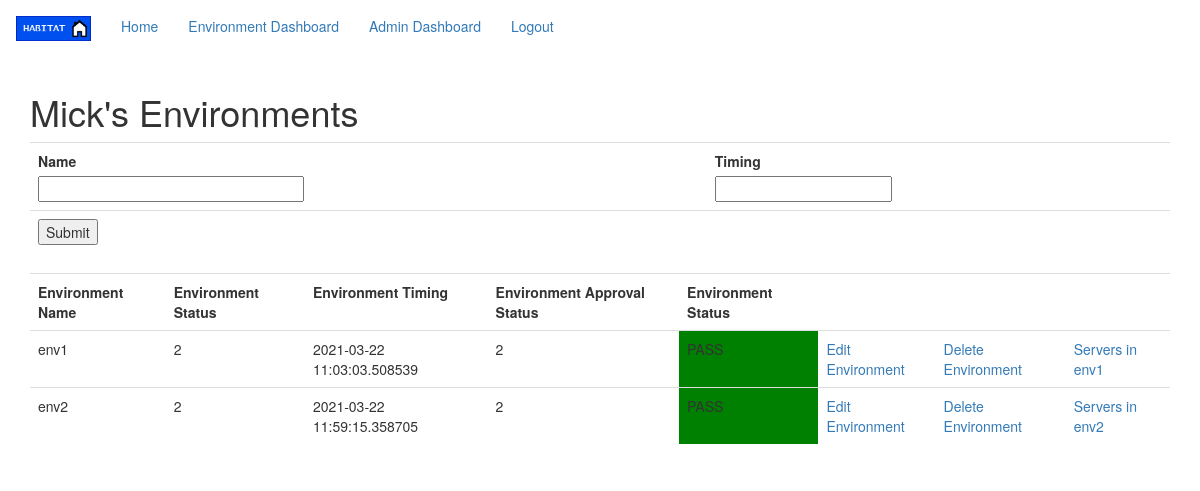
The page /environments/5 (signed in) on the database as committed earlier.
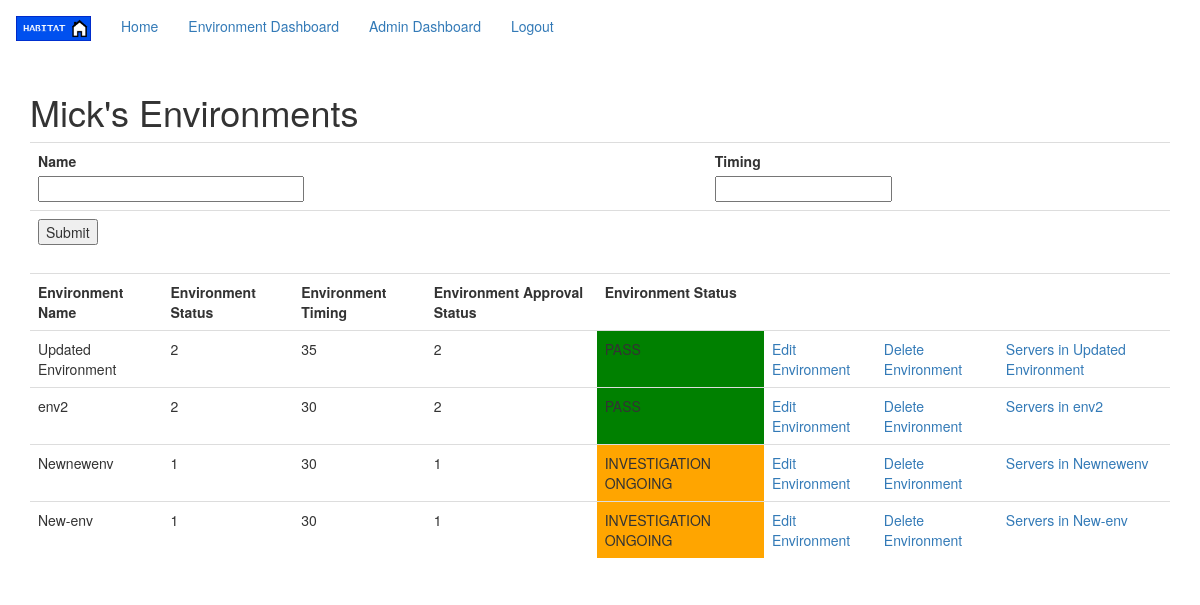
The same page on the database as committed later.
### app/models/Environment.py (models this page shows, shortened)
class Environment(db.Model):
    id = db.Column(db.Integer, primary_key=True)
    name = db.Column(db.String(120), index=True, unique=True)
    env_status = db.Column(db.Integer, index=True, default=1)
    status_timestamp = db.Column(db.DateTime, index=True, default=datetime.utcnow)
    approval_status = db.Column(db.Integer, index=True, default=1)
    approval_timestamp = (db.Column(db.DateTime, index=True, default=datetime.utcnow))
    timing = (db.Column(db.Integer, default=30))
    user_id_fk = db.Column(db.Integer, db.ForeignKey('user.id'))
    servers = db.relationship('Server', backref='server_in_env', lazy='dynamic')

### app/routes.py (the view)
@app.route('/environments/<id>', methods=["GET", "POST"])
@login_required
def environments(id):
    user = User.query.filter_by(id=id).first_or_404()
    environments = Environment.query.filter_by(user_id_fk=id).all()
    environment_id = environments[0].__dict__["id"]
    servers = Server.query.filter_by(env_id_fk=environment_id).all()
    form = EnvironmentForm()
    if form.validate_on_submit():
        environment = Environment(name=form.name.data, timing=form.timing.data, user_id_fk=id)
        db.session.add(environment)
        db.session.commit()
        flash('Congratulations, your environment has been added!')
        return redirect(url_for('environments', id=id))
    return render_template('environments.html', user=user, environments=environments, servers=servers, form=form)

### app/views/EnvironmentForm.py
class EnvironmentForm(FlaskForm):
    name = StringField('Name', validators=[DataRequired()])
    timing = IntegerField('Timing', validators=[DataRequired()])
    submit = SubmitField('Submit')

### app/models/User.py (called while the page is built)
    @login.user_loader
    def load_user(id):
        return User.query.get(int(id))

### app/templates/environments.html (shortened to what this page needs)
{% extends "navigation.html" %}
{% block app_content %}
<h1>{{ user.username }}'s Environments</h1>
<table class="table" style="width:100%">
<form action="" method="post">
    <tr>
    <td class="form-group">
        {{ form.name.label }}<br>
        {{ form.name(size=32) }}<br>
    </td>
    <td class="form-group">
        {{ form.timing.label }}<br>
        {{ form.timing(size=64) }}<br>
    </td>
    </tr>
    <tr><td class="form-group">{{ form.submit() }}</td><td></td></tr>
</form>
</table>
<table class="table" style="width:100%">
    <tr>
        <th>Environment Name</th>
        <th>Environment Status</th>
        <th>Environment Timing</th>
        <th>Environment Approval Status</th>
        <th>Environment Status</th>
        <th></th>
        <th></th>
        <th></th>
    </tr>
    {% for environment in environments %}
    <tr>
        <td>{{ environment.name }}</td>
        <td>{{ environment.env_status }}</td>
        <td>{{ environment.timing }}</td>
        <td>{{ environment.approval_status }}</td>
        {% if environment.env_status == 2 %}
        <td style="background-color:green">PASS</td>
        {% elif environment.env_status == 1 %}
        <td style="background-color:orange">INVESTIGATION ONGOING</td>
        {% else %}
        <td style="background-color:red">FAIL</td>
        {% endif %}
        <td><a href="{{ url_for('edit_environment', env_id= environment.id ) }}">Edit Environment</a></td>
        <td><a href="{{ url_for('delete_environment', env_id= environment.id ) }}">Delete Environment</a></td>
        <td><a href="{{ url_for('servers', env_id_fk= environment.id ) }}">Servers in {{ environment.name }}</a></td>
    </tr>
    {% endfor %}
</table>
{% endblock %}

Rows that differ between the two databases and show on the page:
changed Environment: name "env1" → "Updated Environment"; timing "2021-03-22 11:03:03.508539" → "35"
changed Environment "env2": timing "2021-03-22 11:59:15.358705" → "30"
added Environment: name "Newnewenv", env_status "1", timing "30", approval_status "1", shows "INVESTIGATION ONGOING"
added Environment: name "New-env", env_status "1", timing "30", approval_status "1", shows "INVESTIGATION ONGOING"
